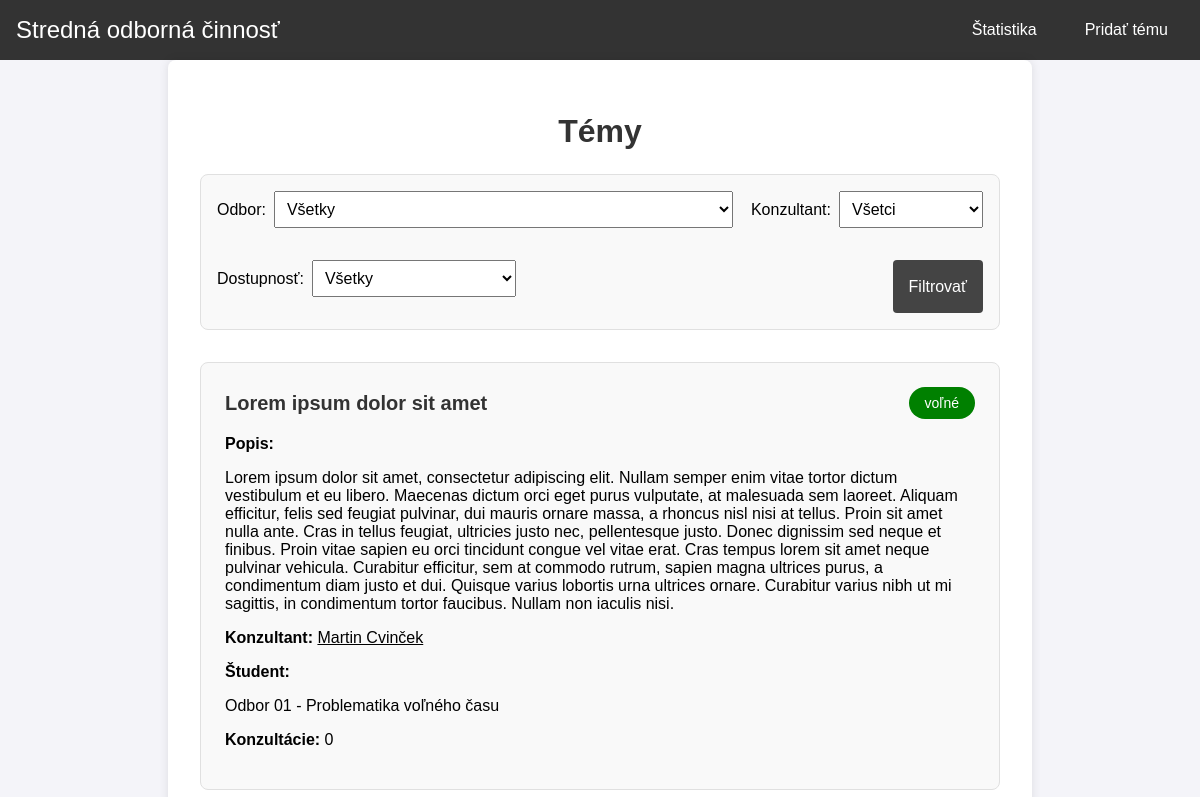
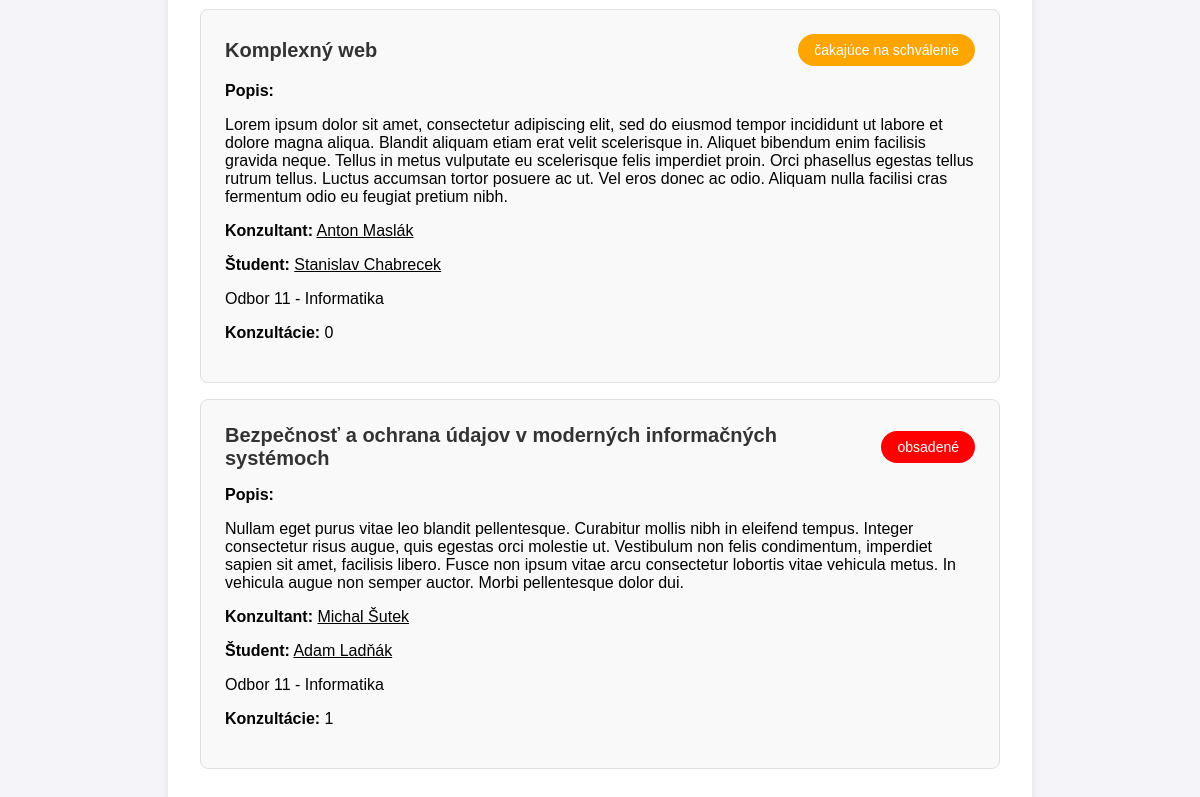
Before: /soc/ with the older database file (2 pictures, top to bottom).
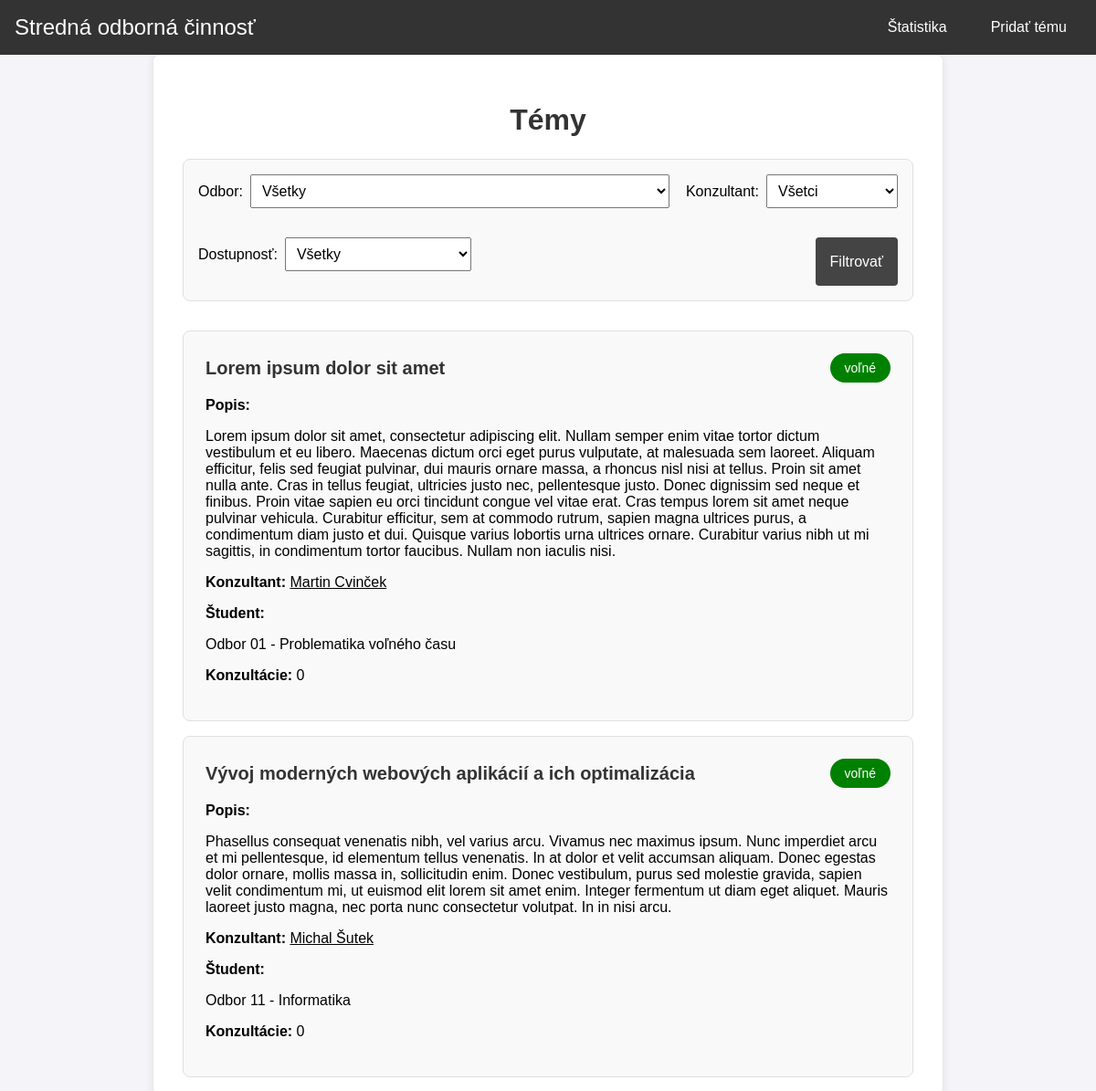
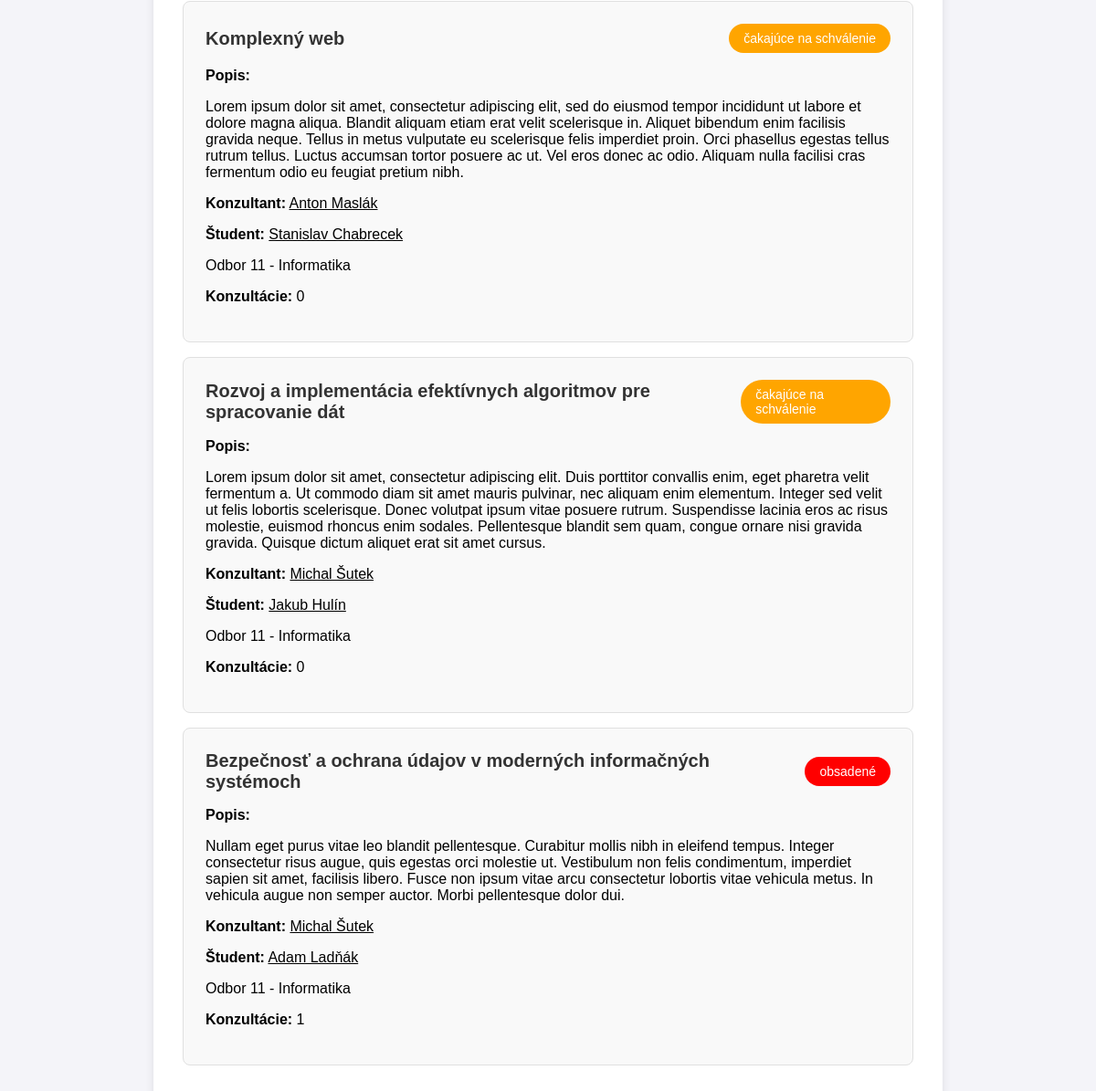
After: the same page with the newer database file (2 pictures, top to bottom).
### soc/models.py (models this page shows, shortened)
class Tema(models.Model):
    POCET_CHOICES = [
        (0, '0'),
        (1, '1'),
        (2, '2'),
        (3, '3'),
    ]
    nazov = models.CharField(max_length=155)
    popis = models.TextField()
    konzultant = models.ForeignKey(Ucitel, on_delete=models.SET_NULL, null=True, blank=True)
    student = models.ForeignKey(Student, on_delete=models.SET_NULL, null=True, blank=True)
    odbor = models.ForeignKey(Odbor, on_delete=models.SET_NULL, null=True, blank=True)
    dostupnost = models.ForeignKey(Dostupnost, on_delete=models.SET_NULL, null=True, blank=True)
    pocet_konzultacii = models.IntegerField(choices=POCET_CHOICES, default=0)
    class Meta:
        verbose_name = "Téma"
        verbose_name_plural = "Témy"
        ordering = ["dostupnost"]

class Dostupnost(models.Model):
    nazov = models.CharField(max_length = 25)
    def __str__(self):
        return f"{self.nazov}"
    class Meta:
        verbose_name = "Dostupnosť"
        verbose_name_plural = "Dostupnosť"

class Ucitel(models.Model):
    meno = models.CharField(max_length=20)
    priezvisko = models.CharField(max_length=20)
    email = models.CharField(max_length=55)
    heslo = models.CharField(max_length=55)
    def __str__(self):
        return f"{self.meno} {self.priezvisko}"
    class Meta:
        verbose_name = "Učiteľ"
        verbose_name_plural = "Učitelia"
        ordering = ["priezvisko"]

class Odbor(models.Model):
    nazov = models.CharField(max_length=55)
    def __str__(self):
        return f"{self.nazov}"
    class Meta:
        verbose_name = "Odbor"
        verbose_name_plural = "Odbory"

class Student(models.Model):
    meno = models.CharField(max_length=20)
    priezvisko = models.CharField(max_length=20)
    email = models.CharField(max_length=55)
    heslo = models.CharField(max_length=55)
    def __str__(self):
        return f"{self.meno} {self.priezvisko}"
    class Meta:
        verbose_name = "Študent"
        verbose_name_plural = "Študenti"
        ordering = ["priezvisko"]

### soc/views.py (the view)
# urls.py: path('', views.tema_list, name='temy'),
def tema_list(request):
    temy = Tema.objects.all()
    odbory = Odbor.objects.all()
    ucitelia = Ucitel.objects.all()
    dostupnosti = Dostupnost.objects.all()
    odbor_id = request.GET.get('odbor')
    if odbor_id:
        temy = temy.filter(odbor_id=odbor_id)
    konzultant_id = request.GET.get('konzultant')
    if konzultant_id:
        temy = temy.filter(konzultant_id=konzultant_id)
    dostupnost_id = request.GET.get('dostupnost')
    if dostupnost_id:
        temy = temy.filter(dostupnost_id=dostupnost_id)
    context = {
        'temy': temy,
        'odbory': odbory,
        'ucitelia': ucitelia,
        'dostupnosti': dostupnosti,
    }
    return render(request, 'soc/index.html', context)

### soc/templates/soc/index.html (shortened to what this page needs)
{% extends "base.html" %}
{% block content %}
<div class="container">
    <h1>Témy</h1>
    <div class="filter-options">
        <form method="GET" action="{% url 'temy' %}">
            <div class="filter-group">
                <label for="odbor">Odbor:</label>
                <select name="odbor" id="odbor">
                    <option value="">Všetky</option>
                </select>
            </div>
            <div class="filter-group">
                <label for="konzultant">Konzultant:</label>
                <select name="konzultant" id="konzultant">
                    <option value="">Všetci</option>
                </select>
            </div>
            <div class="filter-group">
                <label for="dostupnost">Dostupnosť:</label>
                <select name="dostupnost" id="dostupnost">
                    <option value="">Všetky</option>
                </select>
            </div>
            <button type="submit">Filtrovať</button>
        </form>
    </div>
    {% if temy %}
    <div class="themes-list">
        {% for tema in temy %}
        <div class="theme">
            <div class="content">
                <h2><a href="{% url 'tema' tema=tema.id %}">{{tema.nazov}}</a></h2>
                {% if tema.dostupnost.id == 1 %}
                <p class="availability" style="background-color: green;">{{tema.dostupnost}}</p>
                {% endif %}
                {% if tema.dostupnost.id == 2 %}
                <p class="availability" style="background-color: orange;">{{tema.dostupnost}}</p>
                {% endif %}
                {% if tema.dostupnost.id == 3 %}
                <p class="availability" style="background-color: red;">{{tema.dostupnost}}</p>
                {% endif %}
            </div>
            <div class="topic-details">
                <b>Popis: </b>
                <p>{{ tema.popis }}</p>
                <p><b>Konzultant:</b> <a href="{% url 'ucitel' ucitel=tema.konzultant.id %}">{{ tema.konzultant }}</a></p>
                <p><b>Študent:</b> {% if tema.student %} <a href="{% url 'student' student=tema.student.id %}">{{ tema.student }}</a> {% endif %} </p>
                <p>{{ tema.odbor }}</p>
                <p><b>Konzultácie:</b> {{ tema.pocet_konzultacii }}</p>
            </div>
        </div>
        {% endfor %}
    </div>
    {% endif %}
</div>
{% endblock %}

### soc/templates/base.html (shortened to what this page needs)
{% load static %}
<!DOCTYPE html>
<html lang="en">
<head>
    <link rel="stylesheet" href="{% static 'soc/style.css' %}">
</head>
<body>
    <nav class="navbar">
        <div class="logo"><a href="{% url 'temy'%}">Stredná odborná činnosť</a></div>
        <ul class="nav-links">
            <li><a href="{% url 'statistics' %}">Štatistika</a></li>
            <li><a href="{% url 'pridat_temu' %}">Pridať tému</a></li>
        </ul>
    </nav>
    {% block content %}
    {% endblock  %}
</body>
</html>

### soc/static/soc/style.css (style rules this page uses)
body { margin: 0; font-family: Arial, sans-serif; background-color: #f4f4f9; }
.navbar { display: flex; justify-content: space-between; align-items: center; background-color: #333; padding: 1rem; }
.logo { color: white; font-size: 1.5rem; }
.nav-links { list-style: none; display: flex; gap: 1rem; margin: 0; padding: 0; }
.nav-links li { display: inline; }
.nav-links a { color: white; text-decoration: none; padding: 0.5rem 1rem; transition: background-color 0.3s; }
.container { max-width: 800px; margin: 0 auto; padding: 2rem; background-color: #fff; box-shadow: 0 0 10px rgba(0, 0, 0, 0.1); border-radius: 8px; }
h1 { text-align: center; color: #333; margin-bottom: 1.5rem; }
.theme { background-color: #f9f9f9; padding: 1.5rem; border: 1px solid #e0e0e0; border-radius: 8px; display: flex; flex-direction: column; margin-bottom: 1rem; }
.theme .content { display: flex; justify-content: space-between; align-items: center; }
.theme .content h2 { margin: 0; font-size: 1.25rem; color: #333; }
.theme .content h2 a { color: #333; text-decoration: none; }
.availability { color: #fff; font-size: 0.875rem; margin: 0; padding: 0.5rem 1rem; border-radius: 999px; }
.theme .topic-details { margin-top: 1rem; }
.container, .content-container { max-width: 800px; margin: 0 auto; padding: 2rem; background-color: #fff; box-shadow: 0 0 10px rgba(0, 0, 0, 0.1); border-radius: 8px; margin-bottom: 2rem; }
.logo a { text-decoration: none; color: #fff; }
a { color: #000; }
.filter-options { margin-bottom: 2rem; padding: 1rem; background-color: #f9f9f9; border: 1px solid #e0e0e0; border-radius: 8px; }
.filter-options form { display: flex; justify-content: space-between; gap: 1rem; flex-wrap: wrap; }
.filter-group { display: flex; align-items: center; margin-bottom: 1rem; }
.filter-options label { margin-right: 0.5rem; }
.filter-options select { padding: 0.5rem; font-size: 1rem; }
.filter-options button { background-color: #444; color: white; padding: 0.5rem 1rem; border: none; border-radius: 4px; cursor: pointer; font-size: 1rem; }

Changed rows visible on the page:
added Tema: nazov "Vývoj moderných webových aplikácií a ich optimalizácia", dostupnost "voľné", popis "Phasellus consequat venenatis nibh, vel varius arcu. Vivamus nec maximus ipsum. Nunc imperdiet arcu et mi pellentesque, id elementum tellus venenatis. In at dolor et velit accumsan aliquam. Donec egestas dolor ornare, mollis massa in, sollicitudin enim. Donec vestibulum, purus sed molestie gravida, sapien velit condimentum mi, ut euismod elit lorem sit amet enim. Integer fermentum ut diam eget aliquet. Mauris laoreet justo magna, nec porta nunc consectetur volutpat. In in nisi arcu.", konzultant "Michal Šutek", odbor "Odbor 11 - Informatika", pocet_konzultacii "0"
added Tema: nazov "Rozvoj a implementácia efektívnych algoritmov pre spracovanie dát", dostupnost "čakajúce na schválenie", popis "Lorem ipsum dolor sit amet, consectetur adipiscing elit. Duis porttitor convallis enim, eget pharetra velit fermentum a. Ut commodo diam sit amet mauris pulvinar, nec aliquam enim elementum. Integer sed velit ut felis lobortis scelerisque. Donec volutpat ipsum vitae posuere rutrum. Suspendisse lacinia eros ac risus molestie, euismod rhoncus enim sodales. Pellentesque blandit sem quam, congue ornare nisi gravida gravida. Quisque dictum aliquet erat sit amet cursus.", konzultant "Michal Šutek", student "Jakub Hulín", odbor "Odbor 11 - Informatika", pocet_konzultacii "0"
